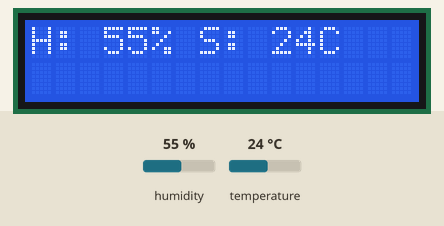
Recording of a sketch running on a simulated Arduino Uno, built with avr-gcc and run on an emulated ATmega328P. Parts: 16×2 character LCD. Inputs (shaded band) come from the test bench; at power-on: humidity 55 %, temperature 24 °C. What the sketch prints to the serial monitor is not drawn.

Above: at 3.7 s.
3.8 s: humidity set to 22 %
At 7.1 s:
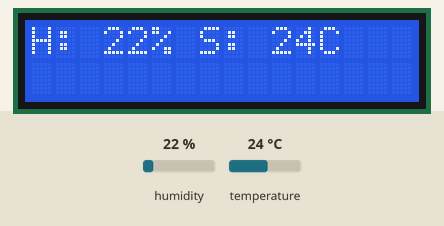
8.3 s: temperature set to 12 °C
At 9.6 s:
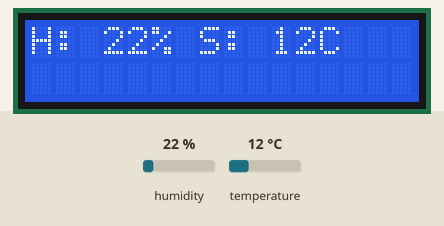
12.8 s: humidity set to 40 %
At 15.9 s:
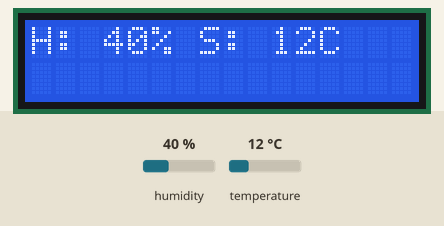
17.3 s: temperature set to 19 °C
At 19.6 s:
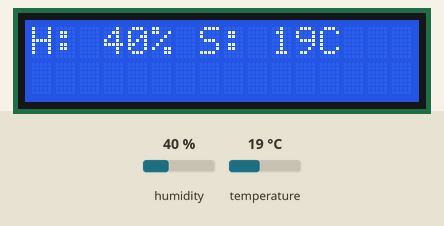
21.8 s: temperature set to 28 °C
At 24.6 s:
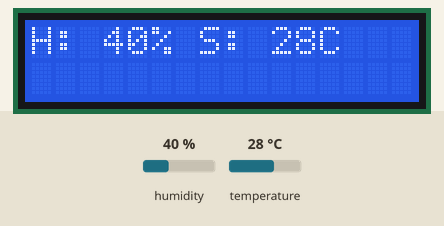
Timing chart, 0 to 26.1 s (numbered marks = the images above; inputs shaded):
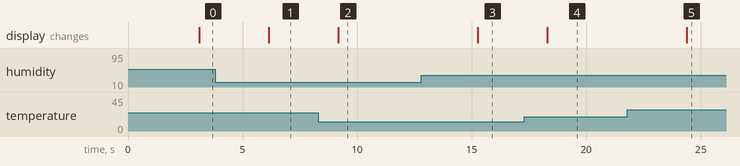

Measured:
- after the input at 3.8 s, the display: changes after 2.3 s (image 1)
- after the input at 8.3 s, the display: changes after 0.88 s (image 2)
- after the input at 12.8 s, the display: changes after 2.5 s (image 3)
- after the input at 17.3 s, the display: changes after 1.0 s (image 4)
- after the input at 21.8 s, the display: changes after 2.6 s (image 5)

The sketch:

DHT11_LCD.ino
```cpp
// LCD 16X2 i2C
#include <Wire.h>
#include <LiquidCrystal_I2C.h>

LiquidCrystal_I2C lcd(0x27,16,2);

// DHT11
#include "DHT.h" //library sensor yang telah diimportkan
#define DHTPIN 2     //Pin apa yang digunakan
#define DHTTYPE DHT11   // DHT 11

DHT dht(DHTPIN, DHTTYPE);

void setup() {
  lcd.init();
  lcd.backlight();
  Serial.begin(9600);
  Serial.println("Pengujian DHT11!");
  dht.begin();
}

void loop() {
  delay(3000);

  //Pembacaan untuk data kelembaban
  int humidity = dht.readHumidity();
  //Pembacaan dalam format celcius (c)
  int celcius = dht.readTemperature();
  //pembacaan dalam format Fahrenheit
  int fahrenheit = dht.readTemperature(true);

  //mengecek pembacaan apakah terjadi kegagalan atau tidak
  if (isnan(humidity) || isnan(celcius) || isnan(fahrenheit)) {
    Serial.println("Pembacaan data dari module sensor gagal!");
    return;
  }

  int htof = dht.computeHeatIndex(fahrenheit, humidity);
  //Prosedur pembacaaan data indeks panas dalam bentuk fahreheit
  int htoc = dht.computeHeatIndex(celcius, humidity, false);
 //Prosedur pembacaaan data indeks panas dalam bentuk celcius

  //pembacaan nilai pembacaan data kelembaban
  Serial.print("Kelembaban: ");
  Serial.print(humidity);
  Serial.print(" %\t");

  // Menampilkan Kelembapan di LCD
  lcd.setCursor(0, 0);
  lcd.print("H:");
  lcd.setCursor(3, 0);
  lcd.print(humidity);
  lcd.setCursor(5, 0);
  lcd.print("%");

  //pembacaan nilai pembacaan data suhu
  Serial.print("Suhu : ");
  Serial.print(celcius); //format derajat celcius
  Serial.print("°"); //simbol derajat
  Serial.print("C / ");
  Serial.print(fahrenheit); //format derajat fahrenheit
  Serial.print("°");
  Serial.print("F\t");

  // Menampilkan Suhu di LCD
  lcd.setCursor(7, 0);
  lcd.print("S:");
  lcd.setCursor(10, 0);
  lcd.print(celcius);
  lcd.setCursor(12, 0);
  lcd.print("C");

  Serial.print("Indeks Panas: ");
  Serial.print(htof);
  Serial.print("°");
  Serial.print("F / ");
  Serial.print(htoc);
  Serial.print("°");
  Serial.println("C ");

}
```
